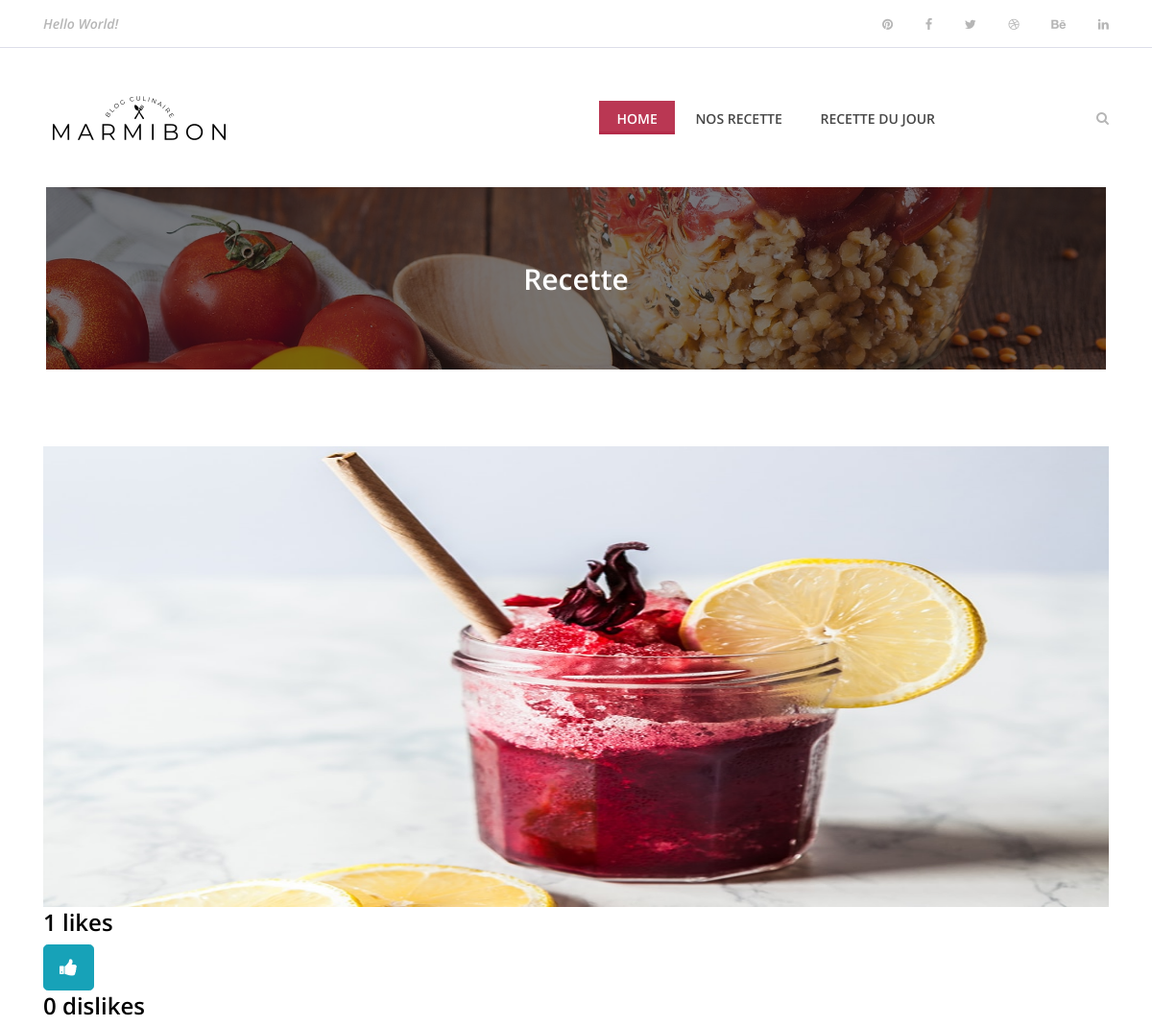
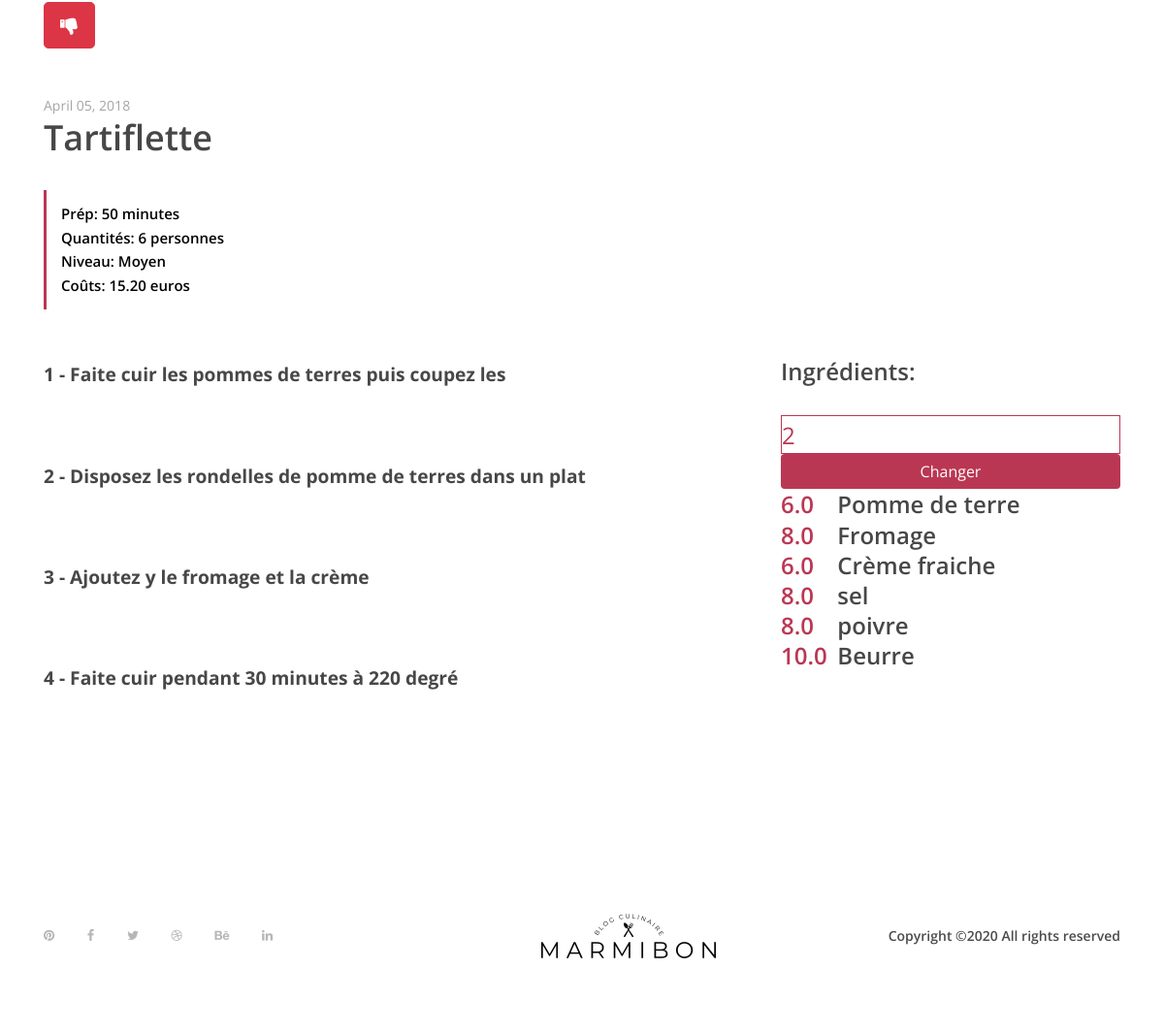
/?recipeID=3, run on the app's committed database (2 pictures, top to bottom).
### tables this page shows
CREATE TABLE IF NOT EXISTS `recette` (
  `Id_recette` bigint(255) NOT NULL AUTO_INCREMENT,
  `Name_recette` varchar(255) DEFAULT NULL,
  `img_recette` varchar(255) DEFAULT NULL,
  `time_recette` varchar(255) DEFAULT NULL,
  `number_recette` bigint(255) DEFAULT NULL,
  `level_recette` varchar(255) DEFAULT NULL,
  `cost_recette` varchar(255) DEFAULT NULL,
  `description_recette` text DEFAULT NULL,
  `Id_Ingredient` bigint(255) DEFAULT NULL,
  `likes` int(255) NOT NULL,
  `dislikes` int(255) NOT NULL,
  PRIMARY KEY (`Id_recette`)
);

CREATE TABLE IF NOT EXISTS `directive` (
  `Id_recette_directive` bigint(255) NOT NULL,
  `dir1_directive` text DEFAULT NULL,
  `dir2_directive` text DEFAULT NULL,
  `dir3_directive` text DEFAULT NULL,
  `dir4_directive` text DEFAULT NULL,
  `dir5_directive` text DEFAULT NULL,
  `dir6_directive` text DEFAULT NULL,
  `dir7_directive` text DEFAULT NULL,
  `dir8_directive` text DEFAULT NULL,
  `dir9_directive` text DEFAULT NULL,
  `dir10_directive` text DEFAULT NULL,
  PRIMARY KEY (`Id_recette_directive`)
);

CREATE TABLE IF NOT EXISTS `ingredient` (
  `Id_recette_ingredient` bigint(255) NOT NULL,
  `srv` bigint(255) NOT NULL,
  `ing1_ingredient` varchar(255) DEFAULT NULL,
  `ing2_ingredient` varchar(255) DEFAULT NULL,
  `ing3_ingredient` varchar(255) DEFAULT NULL,
  `ing4_ingredient` varchar(255) DEFAULT NULL,
  `ing5_ingredient` varchar(255) DEFAULT NULL,
  `ing6_ingredient` varchar(255) DEFAULT NULL,
  `ing7_ingredient` varchar(255) DEFAULT NULL,
  `ing8_ingredient` varchar(255) DEFAULT NULL,
  `ing9_ingredient` varchar(255) DEFAULT NULL,
  `ing10_ingredient` varchar(255) DEFAULT NULL,
  `qty1` decimal(10,1) DEFAULT NULL,
  `qty2` decimal(10,1) DEFAULT NULL,
  `qty3` decimal(10,1) DEFAULT NULL,
  `qty4` decimal(10,1) DEFAULT NULL,
  `qty5` decimal(10,1) DEFAULT NULL,
  `qty6` decimal(10,1) DEFAULT NULL,
  `tqty1` decimal(10,1) DEFAULT NULL,
  `tqty2` decimal(10,1) DEFAULT NULL,
  `tqty3` decimal(10,1) DEFAULT NULL,
  `tqty4` decimal(10,1) DEFAULT NULL,
  `tqty5` decimal(10,1) DEFAULT NULL,
  `tqty6` decimal(10,1) DEFAULT NULL,
  PRIMARY KEY (`Id_recette_ingredient`)
);

### controllers/controller.php (called while the page is built, shortened)
<?php
require('models/model.php');
function singleRecipe(){
    $recipe = new Recette();
    $recipe = $recipe->recipe($_GET['recipeID']);
    $ingredient = new Recette();
    $ingredient = $ingredient->ingredient($_GET['recipeID']);
    $tquantity = new Recette();
    $tquantity = $tquantity->tquantity($_GET['recipeID']);
    $directive = new Recette();
    $directive = $directive->directive($_GET['recipeID']);
    $service = new Recette();
    $service = $service->service($_GET['recipeID']);
    require('views/recipe.php');
}

### public/connect.php (called while the page is built)
<?php
class Databases
{
    public function connect()
    {
        try
        {
            $db = new PDO('mysql:host=localhost;dbname=marmibon;port=3306;charset=utf8', 'root', '');
            return $db;
        }
        catch(Exception $e)
        {
            die('Erreur : '.$e->getMessage());
        }
    }
}

### models/model.php (called while the page is built, shortened)
<?php
require_once('public/connect.php');
class Recette extends Databases{
    public function recipe($recipeID){
        $recette = $this->connect()->prepare('SELECT * FROM recette WHERE id_recette='.$recipeID.'');
        $recette->execute();
        $result = $recette->fetch(PDO::FETCH_ASSOC);
        return $result;
     }
     public function ingredient($recipeID){
        $recette = $this->connect()->prepare('SELECT ing1_ingredient, ing2_ingredient, ing3_ingredient, ing4_ingredient, ing5_ingredient,
        ing6_ingredient, ing7_ingredient, ing8_ingredient, ing9_ingredient, ing10_ingredient
        FROM ingredient WHERE id_recette_ingredient='.$recipeID.'');
        $recette->execute();
        $result = $recette->fetch(PDO::FETCH_ASSOC);
        return $result;
     }
     public function tquantity($recipeID){
        $recette = $this->connect()->prepare('SELECT tqty1, tqty2, tqty3, tqty4, tqty5,
        tqty6
        FROM ingredient WHERE id_recette_ingredient='.$recipeID.'');
        $recette->execute();
        $result = $recette->fetch(PDO::FETCH_ASSOC);
        return $result;
     }
     public function service($recipeID){
        $recette = $this->connect()->prepare('SELECT srv
        FROM ingredient WHERE id_recette_ingredient='.$recipeID.'');
        $recette->execute();
        $result = $recette->fetch(PDO::FETCH_ASSOC);
        return $result;
     }
     public function directive($recipeID){
        $recette = $this->connect()->prepare('SELECT dir1_directive, dir2_directive, dir3_directive, dir4_directive, dir5_directive,
        dir6_directive, dir7_directive, dir8_directive, dir9_directive, dir10_directive FROM directive WHERE Id_recette_directive='.$recipeID.'');
        $recette->execute();
        $result = $recette->fetch(PDO::FETCH_ASSOC);
        return $result;
     }
}

### views/recipe.php (the view, shortened to what this page needs)
 <div class="breadcumb-area bg-img bg-overlay" style="background-image: url(public/img/bg-img/breadcumb3.jpg);">
        <div class="container h-100">
            <div class="row h-100 align-items-center">
                <div class="col-12">
                    <div class="breadcumb-text text-center">
                        <h2>Recette</h2>
                    </div>
                </div>
            </div>
        </div>
    </div>
    <div class="receipe-post-area section-padding-80">
        <div class="container" id="like">
            <div class="row">
                <div class="col-12">
                    <div class="receipe-slider owl-carousel">
                        <img style="height:60vh;" src="<?=$recipe['img_recette']?>" alt="">
                    </div>
                    <h4><?=$recipe['likes']?> likes</h4>
                    <form action="" method="POST">
                    <button onclick='window.location.hash="like"'; type="submit" name="like" value="1" class="btn btn-info btn-lg" id="like">
                    <i class="fa fa-thumbs-up"></i>
                    </button>
                    <h4><?=$recipe['dislikes']?> dislikes</h4>
                    <button onclick='window.location.hash="like"'; type="submit" name="dislike" value="1" class="btn btn-danger btn-lg">
                    <i class="fa fa-thumbs-down"></i>
                    </button>
                    </form>
                </div>
            </div>
        </div>
        <div class="receipe-content-area">
            <div class="container">
                <div class="row">
                    <div class="col-12 col-md-8">
                        <div class="receipe-headline my-5">
                            <span>April 05, 2018</span>
                            <h2><?=$recipe['Name_recette'] ?></h2>
                            <div class="receipe-duration">
                                <h6>Prép: <?=$recipe['time_recette']?></h6>
                                <h6>Quantités: <?=$recipe['number_recette']?> personnes</h6>
                                <h6>Niveau: <?=$recipe['level_recette']?></h6>
                                <h6>Coûts: <?=$recipe['cost_recette']?></h6>
                            </div>
                        </div>
                    </div>
                </div>
                <div class="row">
                    <div class="col-12 col-lg-8">
                        <?php
                            foreach($directive as $dir){
                                if( $dir != NULL ){
                        ?>
                        <div class="single-preparation-step d-flex">
                            <p style="color:#474747; font-size:1.2rem;font-weight:bold"> <?=$dir?> </p>
                        </div>
                        <?php
                                }
                            }
                        ?>
                    </div>
                    <div class="col-12 col-lg-4">
                        <div class="ingredients">
                            <h4>Ingrédients:</h4>
                            <form id="change" action="" method="POST" class="d-flex flex-column w-100">
                            <input style="border:1px solid #ba3753; color:#ba3753;height:40px;font-size:1.5rem" type="number" name="srv" value="<?=$service['srv']?>">
                            <button onclick='window.location.hash="change"'; class="btn btn-success" style="background:#ba3753 !important; border:none;" type="submit" value="ajouter" name="action">Changer</button>
                            <div style="display:flex;">
                            </form>
                            <h4 class="tqty" style="display:flex; flex-direction:column; width:100px; color:#ba3753;">
                            <?php
                                foreach($tquantity as $tqty){
                                    if( $tqty != 0 ){
                            ?>
                                <?= $tqty."<br>"?>
                            <?php
                                }
                            }
                            ?>
                            </h4>
                            <h4 style="display:flex; flex-direction:column; width:500px">
                            <?php
                                foreach( $ingredient as $ing ){
                                    if( $ing != NULL ){
                            ?>
                               <?= $ing."<br>"?>
                            <?php
                                    }
                                }
                            ?>
                            </h4>
                            </div>
                        </div>
                    </div>
                </div>
            </div>
        </div>
<?php require('templates/template.php'); ?>

### public/css/style.css (style rules this page uses)
* { margin: 0; padding: 0; }
body { font-family: "Open Sans", sans-serif; font-size: 14px; }
h1, h2, h3, h4, h5, h6 { color: #000000; line-height: 1.3; font-weight: 600; }
p { color: #9b9b9b; font-size: 14px; line-height: 2; font-weight: 400; }
img { height: auto; max-width: 100%; }
.section-padding-80 { padding-top: 80px; padding-bottom: 80px; }
.bg-img { background-position: center center; background-size: cover; background-repeat: no-repeat; }
.bg-overlay { position: relative; z-index: 2; background-position: center center; background-size: cover; }
.bg-overlay::after { background-color: rgba(10, 12, 18, 0.55); position: absolute; z-index: -1; top: 0; left: 0; width: 100%; height: 100%; content: ""; }
.receipe-slider { position: relative; z-index: 1; }
.receipe-headline span { font-size: 14px; display: block; color: #a4a4a4; margin-bottom: 0; }
.receipe-headline h2 { font-size: 36px; color: #474747; margin-bottom: 30px; }
.receipe-headline .receipe-duration { border-left: 3px solid #ba3753; padding: 15px; }
.receipe-headline .receipe-duration h6 { font-size: 15px; margin-bottom: 5px; }
.receipe-headline .receipe-duration h6:last-child { margin-bottom: 0; }
.single-preparation-step { position: relative; z-index: 1; margin-bottom: 50px; }
.ingredients h4 { color: #474747; margin-bottom: 30px; }
.breadcumb-area { position: relative; z-index: 10; width: 92%; height: 190px; margin-left: 4%; margin-right: 4%; }
.breadcumb-area .breadcumb-text h2 { font-size: 30px; margin-bottom: 0; color: #ffffff; }

### data on the page
recette: img_recette (picture), likes "1", dislikes "0", Name_recette "Tartiflette", time_recette "50 minutes", number_recette "6", level_recette "Moyen", cost_recette "15.20 euros"
directive: dir1_directive "1 - Faite cuir les pommes de terres puis coupez les", dir2_directive "2 - Disposez les rondelles de pomme de terres dans un plat", dir3_directive "3 - Ajoutez y le fromage et la crème", dir4_directive "4 - Faite cuir pendant 30 minutes à 220 degré"
ingredient: srv "2", tqty6 "10.0", ing1_ingredient "Pomme de terre", ing2_ingredient "Fromage", ing3_ingredient "Crème fraiche", ing4_ingredient "sel", ing5_ingredient "poivre", ing6_ingredient "Beurre"

### other printed values
$tqty "6.0"
$tqty "8.0"
